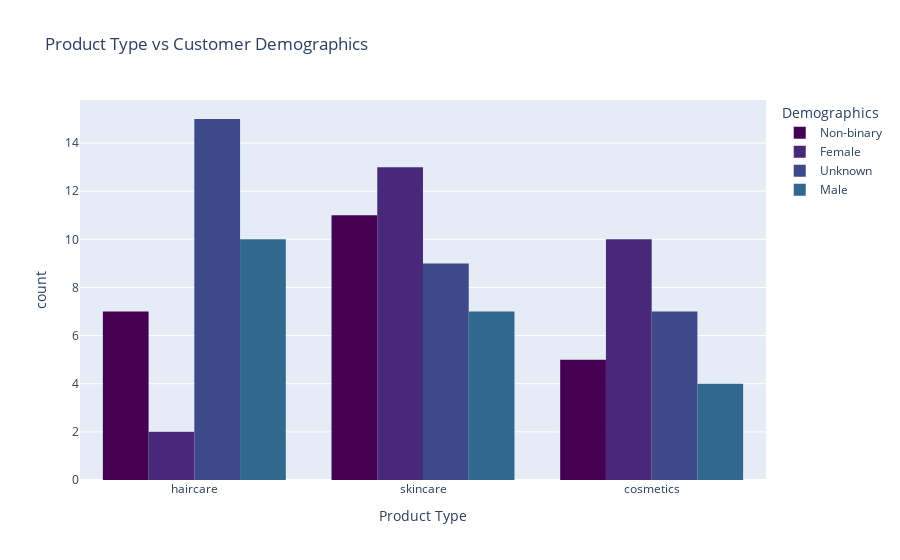

The cell this chart's notebook holds for it:
### Code cell
import plotly.express as px

# Create the Plotly figure with a valid color sequence
fig_demographics = px.histogram(SC, x='Product type', color='Customer demographics', barmode='group',
                                title='Product Type vs Customer Demographics',
                                labels={'Product type': 'Product Type', 'count': 'Count', 'Customer demographics': 'Demographics'},
                                color_discrete_sequence=px.colors.sequential.Viridis)
# Show the figure
fig_demographics.show()

### Figure 1 — Plotly figure (JSON) as saved in the notebook; plotly's stock layout.template omitted (floating-point values rounded to 4 significant figures)
{"data": [{"alignmentgroup": "True", "bingroup": "x", "hovertemplate": "Demographics=Non-binary<br>Product Type=%{x}<br>count=%{y}<extra></extra>", "legendgroup": "Non-binary", "marker": {"color": "#440154", "pattern": {"shape": ""}}, "name": "Non-binary", "offsetgroup": "Non-binary", "orientation": "v", "showlegend": true, "type": "histogram", "x": ["haircare", "skincare", "skincare", "haircare", "skincare", "skincare", "skincare", "cosmetics", "cosmetics", "haircare", "haircare", "haircare", "skincare", "skincare", "cosmetics", "skincare", "haircare", "skincare", "cosmetics", "skincare", "haircare", "skincare", "cosmetics"], "xaxis": "x", "yaxis": "y"}, {"alignmentgroup": "True", "bingroup": "x", "hovertemplate": "Demographics=Female<br>Product Type=%{x}<br>count=%{y}<extra></extra>", "legendgroup": "Female", "marker": {"color": "#482878", "pattern": {"shape": ""}}, "name": "Female", "offsetgroup": "Female", "orientation": "v", "showlegend": true, "type": "histogram", "x": ["skincare", "cosmetics", "cosmetics", "skincare", "skincare", "cosmetics", "cosmetics", "cosmetics", "cosmetics", "skincare", "skincare", "skincare", "skincare", "skincare", "skincare", "cosmetics", "cosmetics", "skincare", "skincare", "skincare", "haircare", "cosmetics", "haircare", "cosmetics", "skincare"], "xaxis": "x", "yaxis": "y"}, {"alignmentgroup": "True", "bingroup": "x", "hovertemplate": "Demographics=Unknown<br>Product Type=%{x}<br>count=%{y}<extra></extra>", "legendgroup": "Unknown", "marker": {"color": "#3e4989", "pattern": {"shape": ""}}, "name": "Unknown", "offsetgroup": "Unknown", "orientation": "v", "showlegend": true, "type": "histogram", "x": ["haircare", "skincare", "haircare", "haircare", "skincare", "skincare", "cosmetics", "haircare", "cosmetics", "cosmetics", "skincare", "skincare", "haircare", "cosmetics", "haircare", "haircare", "cosmetics", "skincare", "haircare", "haircare", "skincare", "haircare", "skincare", "haircare", "haircare", "skincare", "cosmetics", "haircare", "cosmetics", "haircare", "haircare"], "xaxis": "x", "yaxis": "y"}, {"alignmentgroup": "True", "bingroup": "x", "hovertemplate": "Demographics=Male<br>Product Type=%{x}<br>count=%{y}<extra></extra>", "legendgroup": "Male", "marker": {"color": "#31688e", "pattern": {"shape": ""}}, "name": "Male", "offsetgroup": "Male", "orientation": "v", "showlegend": true, "type": "histogram", "x": ["skincare", "skincare", "haircare", "haircare", "haircare", "haircare", "skincare", "haircare", "skincare", "haircare", "skincare", "skincare", "haircare", "skincare", "cosmetics", "haircare", "haircare", "cosmetics", "cosmetics", "cosmetics", "haircare"], "xaxis": "x", "yaxis": "y"}], "layout": {"barmode": "group", "legend": {"title": {"text": "Demographics"}, "tracegroupgap": 0}, "title": {"text": "Product Type vs Customer Demographics"}, "xaxis": {"anchor": "y", "domain": [0, 1], "title": {"text": "Product Type"}}, "yaxis": {"anchor": "x", "domain": [0, 1], "title": {"text": "count"}}}}
